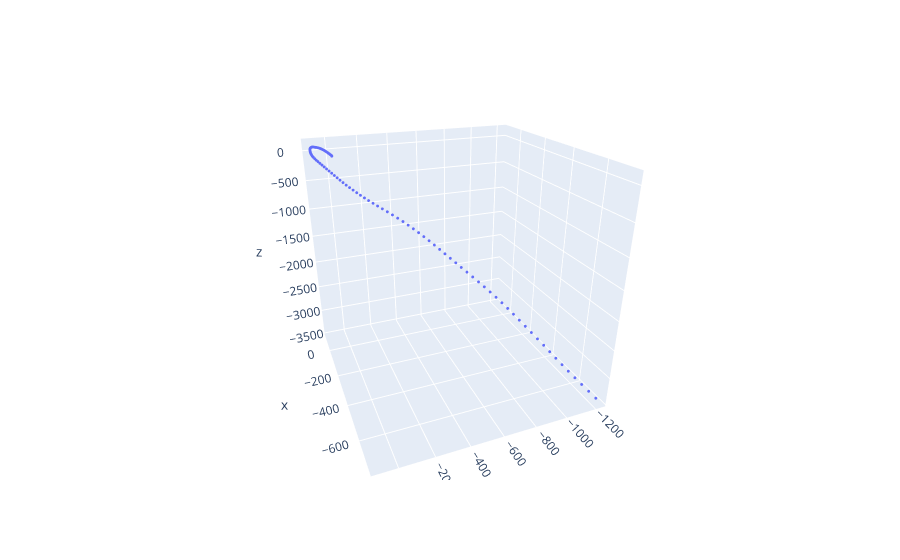

Notebook code for this chart:
### Markdown cell above
# Sample traces

### Code cell
states = sample_singer(10, 1, 1, seed=1)

fig = ex.scatter_3d(x=states[:,0], y=states[:,1], z=states[:,2])
fig.update_traces(marker_size = 1)
fig
